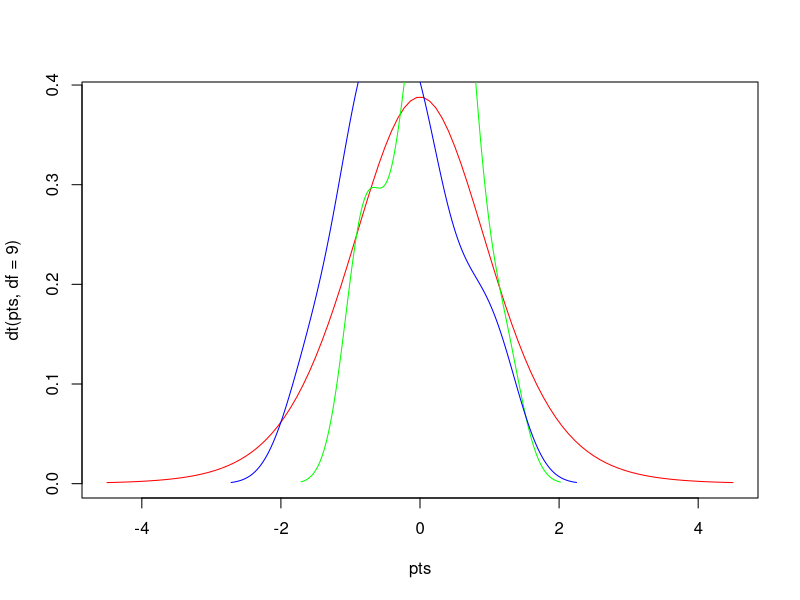

Here is the R script that generated this plot:
#Alani Williams, August 26, 2022
#Calculate T-test on dummy data

#create dummy data
x = rnorm(10);
y = rnorm(10)

#Visualize the pints in variable x and y
pts = seq(-4.5,4.5,length=100)
plot(pts,dt(pts,df=9),col='red',type='l')

#Plot x and y values on refernce plot
lines(density(x), col='green')
lines(density(y), col='blue')

#Perform t test to check if there is a significant difference between x and y variable
ttest = t.test(x,y)
ttest

